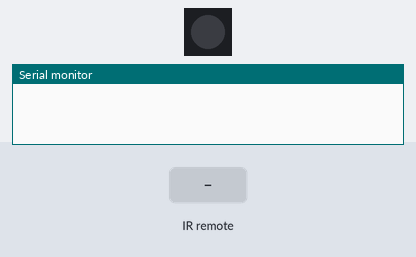
A sketch run on a simulated Arduino Leonardo, built with avr-gcc and run on an emulated ATmega32U4. Parts: 1 RGB LEDs in strip order, left to right, the last lines printed to the serial monitor. The test bench sets the inputs (shaded band). USB keyboard and mouse output is not drawn.

Above: at 1.2 s.
1.3 s: infrared code 0xE0E020DF received
At 2.2 s:
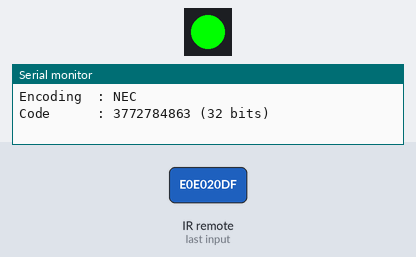
2.8 s: infrared code 0xE0E0A05F received
At 3.4 s:
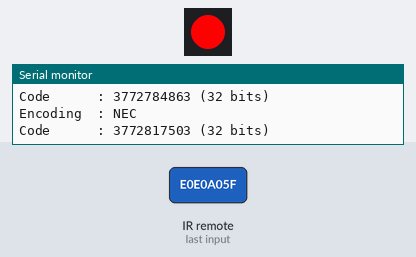
Timing chart, 0 to 5.8 s (numbered marks = the images above; inputs shaded):
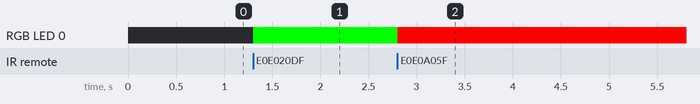

Measured:
- after the input at 1.3 s, RGB LED 0: off → RGB(0, 255, 0) at once
- after the input at 2.8 s, RGB LED 0: RGB(0, 255, 0) → RGB(255, 0, 0) at once

The sketch:

ch_IR_Keyboard.ino
```cpp
/**********************************************************************
Demo example for Olimex board eduArdu
Tested with Arduino 1.8.8
Date: 2018/03/16

Description:
This demo is based on IRrecvDumpV2 sketch of the "IRremote" library.
On the terminal you can monitor the input data from IR transmitters.
The LED changes depending on the IR signal received.
More signal values can be added as seen in the example.
You will see the infrared protocol and the code.
**********************************************************************/

#include <IRremote.h>  // go to Sketch --> Include Library --> Manage Libraries --> IRremote (tested with 2.2.3v)
#include <Adafruit_NeoPixel.h>
#include "Keyboard.h"

#define PIN A4
#define KEY_3   '3'
#define KEY_4   '4'
#define KEY_7   '7'
#define KEY_8   '8'

IRrecv irrecv(7);
Adafruit_NeoPixel strip = Adafruit_NeoPixel(1, PIN, NEO_GRB + NEO_KHZ800);

void SetPixel (int Red, int Green, int Blue)
{
  strip.setPixelColor(0, strip.Color(Red, Green, Blue));
  strip.show();
  delay(3);
}

void  setup ( )
{
  Serial.begin(115200);   // Status message will be sent to PC at 9600 baud
  irrecv.enableIRIn();  // Start the receiver
  Keyboard.begin();
  strip.begin();
  strip.show(); // Initialize all pixels to 'off'
  SetPixel(0,0,0);
}

void  ircode (decode_results *results)
{
  // Panasonic has an Address
  if (results->decode_type == PANASONIC)
  {
    Serial.print(results->address, HEX);
    Serial.print(":");
  }

  // Print Code
  Serial.print(results->value);
}

void  encoding (decode_results *results)
{
  switch (results->decode_type)
  {
    default:
    case UNKNOWN:      Serial.print("UNKNOWN");       break ;
    case NEC:          Serial.print("NEC");           break ;
    case SONY:         Serial.print("SONY");          break ;
    case RC5:          Serial.print("RC5");           break ;
    case RC6:          Serial.print("RC6");           break ;
    case DISH:         Serial.print("DISH");          break ;
    case SHARP:        Serial.print("SHARP");         break ;
    case JVC:          Serial.print("JVC");           break ;
    case SANYO:        Serial.print("SANYO");         break ;
    case MITSUBISHI:   Serial.print("MITSUBISHI");    break ;
    case SAMSUNG:      Serial.print("SAMSUNG");       break ;
    case LG:           Serial.print("LG");            break ;
    case WHYNTER:      Serial.print("WHYNTER");       break ;
    case AIWA_RC_T501: Serial.print("AIWA_RC_T501");  break ;
    case PANASONIC:    Serial.print("PANASONIC");     break ;
    case DENON:        Serial.print("Denon");         break ;
  }
}

void  dumpInfoAndChangeLED (decode_results *results)
{
  // Check if the buffer overflowed
  if (results->overflow)
  {
    Serial.println("IR code too long. Edit IRremoteInt.h and increase RAWBUF");
    return;
  }

  //if ((results->decode_type == UNKNOWN) || (results->value == 0xFFFFFFFF))  // filter to skip the invalid data
    //return;

  // Show Encoding standard
  Serial.print("Encoding  : ");
  encoding(results);
  Serial.println("");

  // Show Code & length
  Serial.print("Code      : ");
  ircode(results);
  Serial.print(" (");
  Serial.print(results->bits, DEC);
  Serial.println(" bits)");
  Serial.println();           // Blank line between entries

  switch(results->value)//Change LED colour based upon values
  {
    case 0xE0E020DF: SetPixel(0,255,0);break;//Remote signal "1"
    case 0xE0E0A05F: SetPixel(255,0,0);break;//Remote signal "2"
  }


}

void  loop ()
{
  static decode_results  results;        // Somewhere to store the results

  if (irrecv.decode(&results))
  {
    dumpInfoAndChangeLED(&results);           // Output the results and change LED colour
    TypeOnKeyboard(results.value);

    delay(100);
    irrecv.resume();              // Prepare for the next value
  }
}

void TypeOnKeyboard(int val)
{
  if (val == 67 || val == 2115)
  {
       Keyboard.press(KEY_3);
       Keyboard.release(KEY_3);
  }
  if (val == 68 || val == 2116)
  {
       Keyboard.press(KEY_4);
       Keyboard.release(KEY_4);
  }
  if (val == 71 || val == 2119)
  {
       Keyboard.press(KEY_7);
       Keyboard.release(KEY_7);
  }
  if (val == 72 || val == 2120)
  {
       Keyboard.press(KEY_8);
       Keyboard.release(KEY_8);
  }
}
```
